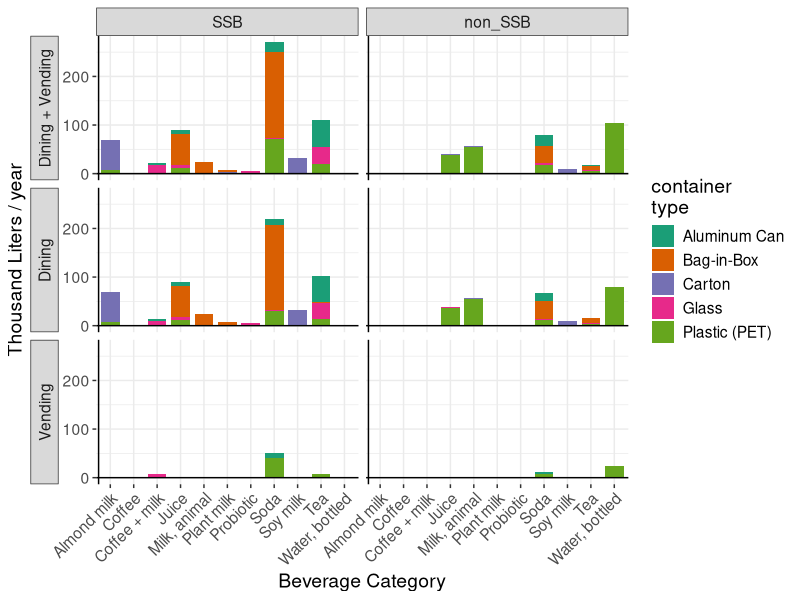
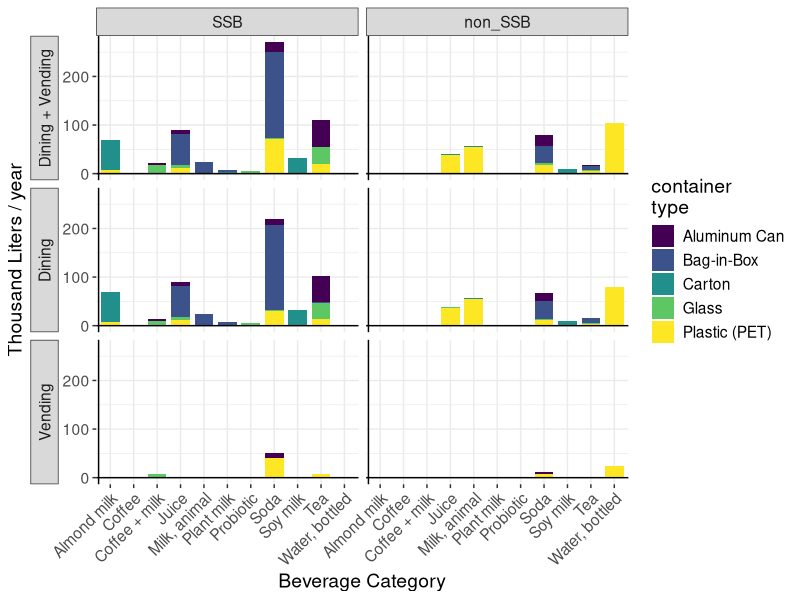
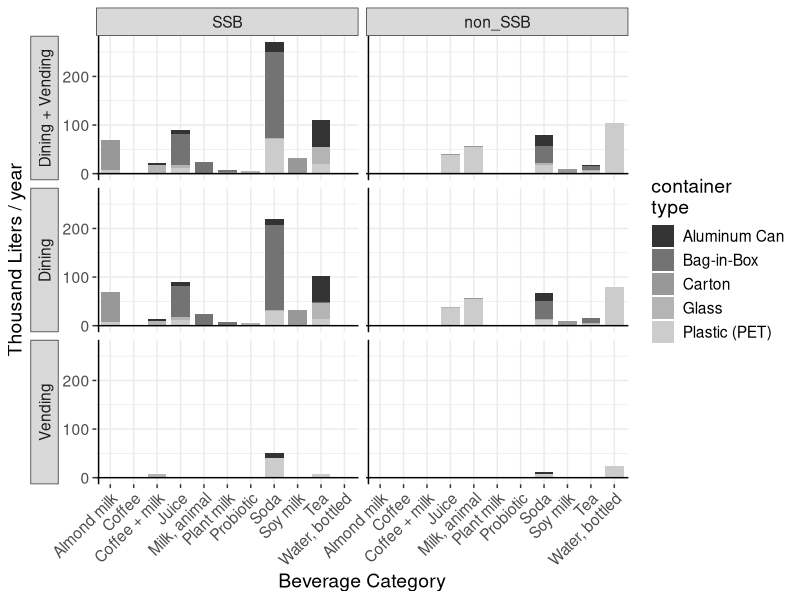
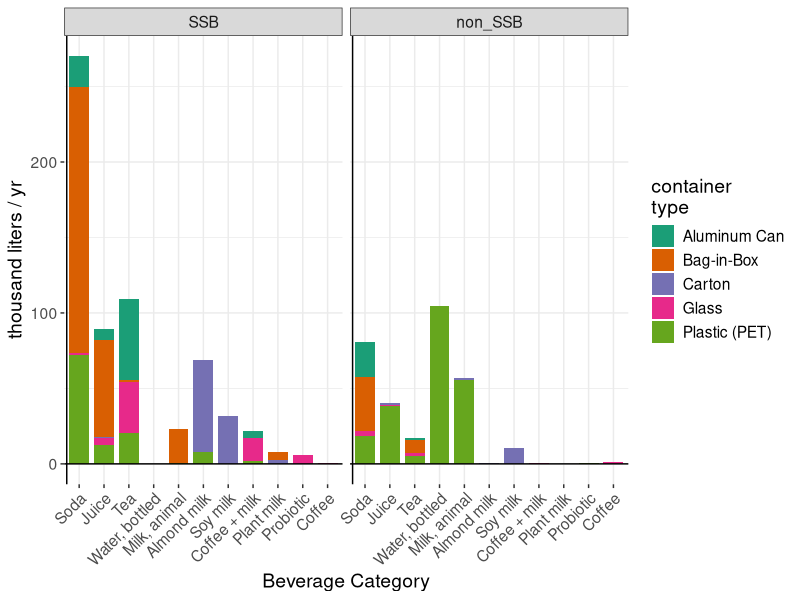
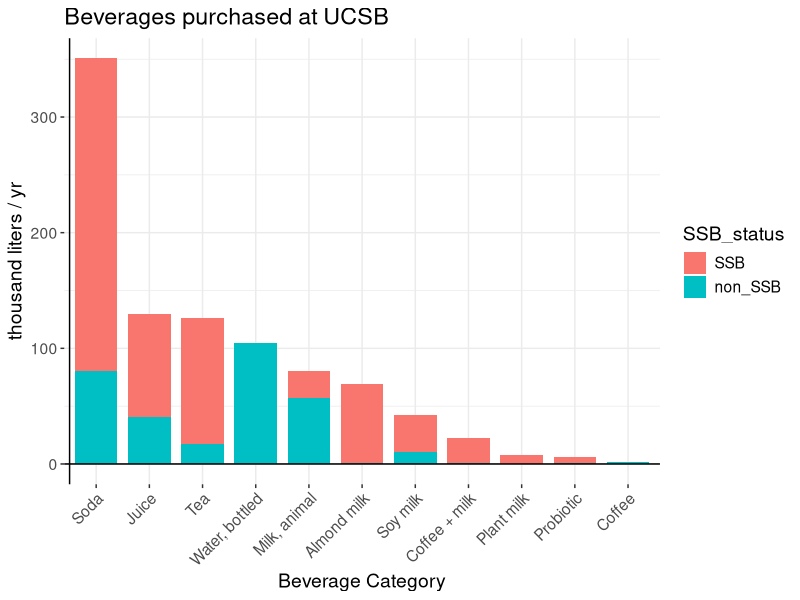
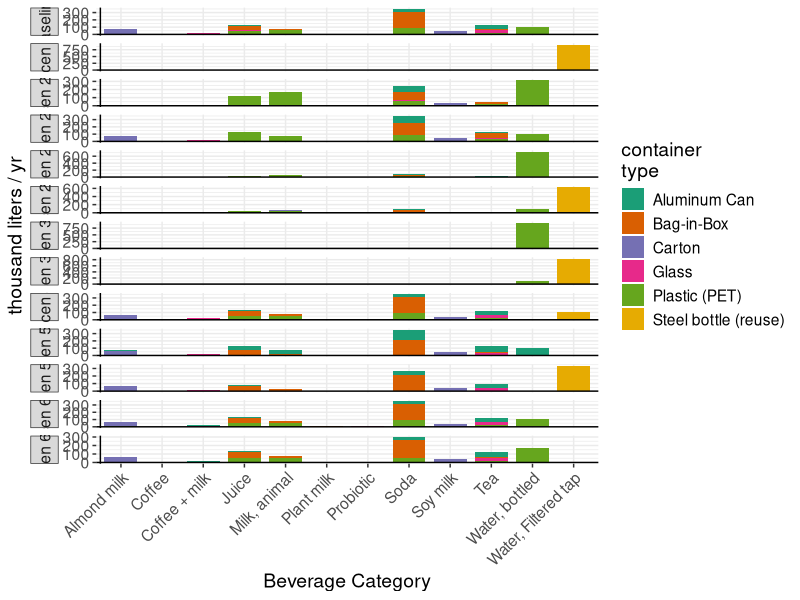
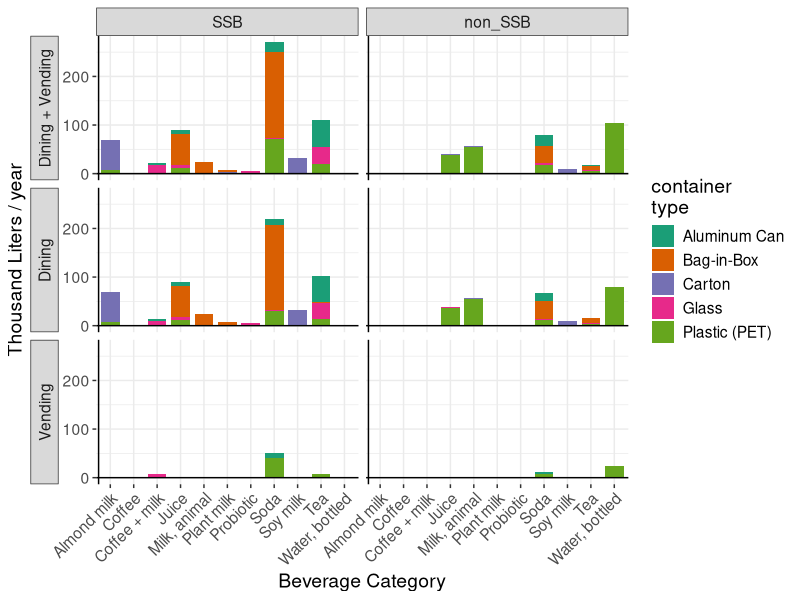
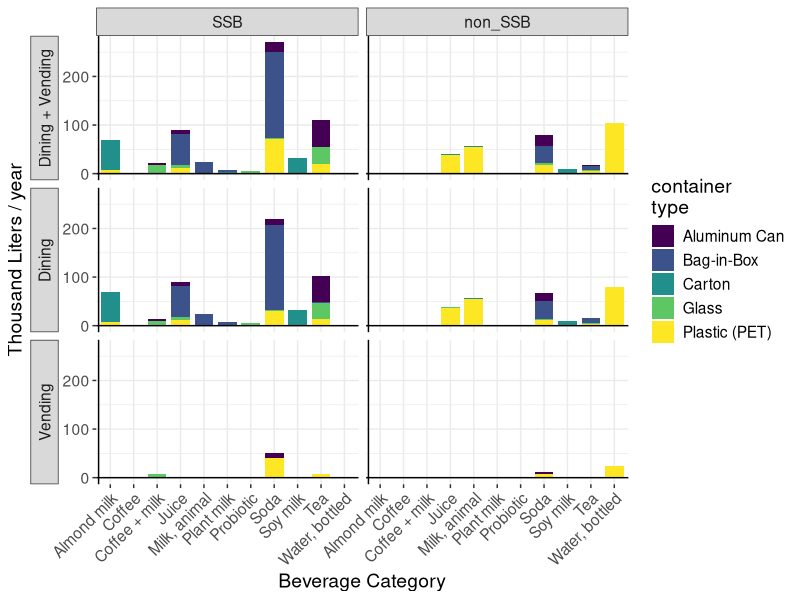

Generate these figures, in order, with R: (Note: this script raises an error after producing the figures.)
# Summarize, plot, and make tables for results and documentation we want to show
  # Flow (in liter) of beverages by scenario, beverage type, container type, and SSB status
  # This is where we rescale as necessary, and give nicer names

library(tidyverse)
#library(ggtext)
library(viridis)


# Definitions ------------------------------------------------------

# Colors --
col_vir1 <- c("beverage" = "#21908C", "container" = "#440154")
col_bev <- c("#21908C")
col_cont <- c("#440154")


# Names -------------------------------------------------------------------------

# Human-friendly impact names to be used in ggplot.labeller
  #(should probably do something similar with 'the 'bev_type', 'scen', etc, but not right now)

# Names -------------------------------------------------------------------

bevNames_temp <- read_csv("./data/bevtype_list_name.csv")
#View(bevNames_temp)
bevNames <- bevNames_temp %>%
  mutate(bev_regex = bev_name) %>%
  #  mutate(bev_regex = str_replace(bev_regex, "+ ", "+~")) %>%
  mutate(bev_regex = str_replace(bev_regex, " ", "~")) %>%
  mutate(bev_regex = str_replace(bev_regex, ",", "*','*"))
#View(bevNames)
remove(bevNames_temp)

contNames <- read_csv("./data/conttype_list_name.csv")
#View(contNames)

impNames <- read_csv("./data/imptype_list_name.csv")
#View(impNames)

scenNames <- read_csv("./data/scen_list_name.csv")
#View(scenNames)

# BIG impacts (tonnes, M liter, kg)
 # Formatted in markdown, to use element_markdown
# impnames_hand <- c(
#   ghg = "Climate<br> t CO2eq (100yr) ",
#   h2o = "Blue Water Use<br>[ M liter (Blue) water ]",
#   plastic = "Plastic Pollution<br>[ kg plastic ]"
#)
#View(impnames_hand)

# Impacts per liter
# impname_l <- c(
#   ghg = "Climate<br>[ g CO2eq / liter ]",
#   h2o = "Blue Water Use<br>[ liter (Blue) water / liter ]",
#   plastic = "Plastic Pollution<br>[ g plastic / liter ]"
#)

# FIG 1 vol_dbsc_s0 ------------------------------------------------------

View(read_csv("./data/vol_scen0_dbsc_din+vend.csv"))

## Make a table to replace "distrib" values
distrib_corr <- tribble(~distrib, ~distrib_name,
                        "Dining + Vending", "Dining + Vending",
                        "dining",  "Dining",
                        "vending", "Vending"
                        )
temp_flow <- read_csv("./data/vol_scen0_dbsc_din+vend.csv") %>%
  left_join(distrib_corr) %>%
  select(-distrib) %>% 
  mutate(distrib = distrib_name) %>%
  select(-distrib_name) %>%
  relocate(distrib)
#View(temp_flow)
remove(distrib_corr)

flow_s0_fig <- temp_flow %>%
  mutate(distrib = factor(distrib, levels=c("Dining + Vending", "Dining", "Vending"))) %>%
  mutate(SSB_status = as_factor(SSB_status)) %>%
  mutate(SSB_status = fct_rev(SSB_status))
#View(flow_s0_fig)
remove(temp_flow)

FIG1 <- flow_s0_fig %>%
  left_join(contNames) %>%
  left_join(bevNames) %>%
  ggplot() + theme_bw() +
  geom_col(aes(y = vol_kL, x = bev_name, fill = cont_name), width = 0.8) +
  facet_grid(rows = vars(distrib),
             cols = vars(SSB_status),
             switch = "y") +
  geom_hline(yintercept = 0) +
  geom_vline(xintercept = 0.5) +
  labs(
    x ="Beverage Category",
    y = "Thousand Liters / year",
    fill = "container\ntype") +
  theme(
    text = element_text(size=14),
    axis.text.x = element_text(angle = 45, hjust = 1),
    #    legend.text = element_text(size = 16),
    #    axis.text.y = element_text(size = 16),
    panel.border = element_blank(),
    strip.placement = "outside") +
#  scale_fill_viridis(discrete=TRUE)
  scale_fill_brewer(palette = "Dark2")
FIG1
ggsave("./figs/FIG1_vol_scen0_dbsc.pdf", width=8.5, height=8.5, units="in")

FIG1 +
  scale_fill_viridis(discrete=TRUE)
ggsave("./figs/FIG1_vol_scen0_dbsc_ALTCOLOR.pdf", width=8.5, height=8.5, units="in")

## Make B&W version
FIG1 +
  scale_fill_grey()
ggsave("./figs/figsBW/FIG1bw_vol_scen0_dbsc.pdf", width=8.5, height=8.5, units="in")

remove(FIG1)


# vol_bsc_s0 --------------------------------------------

#Scale the Flow data for allscen (not including distrib)
flow_scl <- read_csv("./data/flow_bsc_allscen.csv") %>%
  mutate(vol_kL = vol/1000) %>%   #Resacle values
  select(!vol) %>%
  mutate(SSB_status = as_factor(SSB_status)) %>%
  mutate(SSB_status = fct_rev(SSB_status))
View(flow_scl)

# !!! Test that all scenarios have same volume
flow_scl %>%
  group_by(scen) %>%
  summarize(TOTAL = sum(vol_kL))

flow_bsc_scen0 <- flow_scl %>%
  filter(scen == "scen0") %>%
  group_by(bev_type, SSB_status, cont_type) %>%
  summarize(vol_kL = sum(vol_kL)) %>%
  ungroup() %>%
  filter(bev_type != "water_ucsb") %>%
  left_join(bevNames) %>%
  left_join(contNames) %>%
  mutate(bev_name = fct_reorder(bev_name, vol_kL, .fun = (sum), .desc =  TRUE))
#View(flow_0)

## By bev type, cont type, and SSB status
flow_bsc_scen0 %>%
  ggplot() + theme_bw() +
  geom_col(aes(y = vol_kL, x = bev_name, fill = cont_name), width = 0.8) +
  facet_wrap(vars(SSB_status)) +
  #             cols = vars(distrib),
  #             switch = "y") 
  geom_hline(yintercept = 0) +
  geom_vline(xintercept = 0.5) +
  labs(
    x ="Beverage Category",
    y = "thousand liters / yr",
    fill = "container\ntype") +
  theme(
    text = element_text(size=14),
    axis.text.x = element_text(angle = 45, hjust = 1),
    #    legend.text = element_text(size = 16),
    #    axis.text.y = element_text(size = 16),
    panel.border = element_blank(),
    strip.placement = "outside") +
  scale_fill_brewer(palette = "Dark2")

ggsave("./figs/vol_scen0_bsc.pdf", width=8.5, height=7, units="in")

remove(flow_bsc_scen0)

# vol_bs_s0 -------------------------------------------------------

flow_bs_s0 <- flow_scl %>%
  filter(scen == "scen0") %>%
  group_by(bev_type, SSB_status) %>%
  summarize(vol_kL = sum(vol_kL)) %>%
  ungroup() %>%
  filter(bev_type != "water_ucsb") %>%
  left_join(bevNames) %>%
  mutate(bev_name = fct_reorder(bev_name, vol_kL, .fun = (sum), .desc =  TRUE))

flow_bs_s0 %>%
  ggplot() + theme_bw() +
  geom_col(aes(y = vol_kL, x = bev_name, fill = SSB_status), width = 0.8) +
  geom_hline(yintercept = 0) +
  geom_vline(xintercept = 0.5) +
  labs(
    x ="Beverage Category",
    y = "thousand liters / yr",
    title = "Beverages purchased at UCSB") +
  theme(
    text = element_text(size=14),
    axis.text.x = element_text(angle = 45, hjust = 1),
    panel.border = element_blank(),
    strip.placement = "outside")

ggsave("./figs/vol_scen0_bs.pdf", width=7, height=4, units="in")
remove(flow_bs_s0)

# vol_bc_allscen ---------------------------------------------------------------

## Bevtype, container type, scenario

flow_bc_allscen <- flow_scl %>%
  group_by(scen, bev_type, cont_type) %>%
  summarize(vol_kL = sum(vol_kL)) %>%
  ungroup() %>%
  left_join(contNames) %>%
  left_join(bevNames) %>%
  left_join(scenNames)

FIGSI1 <- flow_bc_allscen %>% 
  ggplot() + 
  theme_bw() +
  geom_col(aes(y = vol_kL, x = bev_name, fill = cont_name),
           width = 0.8) +
  geom_hline(yintercept = 0) +
  geom_vline(xintercept = 0.5) +
  facet_grid(rows = vars(scen_name),
             scales = "free_y",
             switch = "y") +
  labs(
    x ="Beverage Category",
    y = "thousand liters / yr",
    fill = "container\ntype") +
  theme(
    text = element_text(size=14),
    axis.text.x = element_text(angle = 45, hjust = 1),
    panel.border = element_blank(),
    strip.placement = "outside") +
  scale_fill_brewer(palette = "Dark2")
FIGSI1  
ggsave("./figs/FIGSI1_vol_bc_allscen.pdf", width=9, height=11, units = "in")
remove(FIGSI1)
  
## Make tbl for reporting

#View(flow_bc_allscen) # Note the units = kilo liters / yr
flow_bc_allscen %>%
  select(c("scen_name", "vol_kL", "cont_name", "bev_name")) %>%
  pivot_wider(names_from = bev_name, values_from = vol_kL) %>%
  arrange(cont_name) %>%
  arrange(scen_name) %>%
  replace(is.na(.), 0) %>%
  write_csv("./data/data_tbls/TSI9_flow_kL_bc_allscen.csv")

remove(flow_bc_allscen)
    
# IMPACTS: format data -----------------------------------------------------------------

imp_temp <- read_csv("./data/data_gen/imp_bsc_allscen.csv") %>%
  rename(imp_type = impact_type)
#View(imp_temp)

## Rescale impact values
imp_scl <- imp_temp %>%
  mutate(
    value = case_when(
      imp_type == "ghg" ~ value / 10^6,
      imp_type == "h2o" ~ value / 10^6,
      imp_type == "plastic" ~ value / 10^3
    )) %>%
  mutate(item = recode(item, bev = "beverage", cont = "container"))
  
#View(imp_scl)
remove(imp_temp)

## Hack 1: give "SSB" versions of bottled water and ucsb water (filtered tap)
# To have names line up in facet figures

temp_s0 <- imp_scl %>%
  filter(scen == "scen0") %>%
  filter(bev_type != "water_ucsb")
#View(temp_s0)

h1 <- temp_s0 %>%
  filter(bev_type == "water_bottled")%>%
  mutate(SSB_status = "SSB") %>%
  mutate(value = 0)
#View(h1)

imp_temp <- temp_s0 %>%
  bind_rows(h1) %>%
  group_by(bev_type, SSB_status, item, imp_type) %>%
  summarize(value = sum(value)) %>%
  ungroup()
#View(imp_temp)

## Make sure column names are same as the "names" file (up next)
imp_s0 <- imp_temp %>%
  left_join(bevNames) %>%
  left_join(impNames)
View(imp_s0)

remove(h1)
remove(temp_s0)
remove(imp_temp)

# FIG 4 imp_ibs_s0 ----------------------------------------------------------

FIG4 <- imp_s0 %>%
  ggplot() + theme_bw() +
  geom_col(aes(y = value, x = SSB_status, fill = item),
           width = 0.8) +
  facet_grid(vars(imp_regex_abs),
             vars(bev_name),
             switch = "y",
             scales = "free",
#             labeller = label_parsed
             labeller = labeller(
               imp_regex_abs = label_parsed,
               bev_name = label_wrap_gen(11)
             )
  ) +
  geom_hline(yintercept = 0) +
  geom_vline(xintercept = 0.5) +
  xlab("") +
  ylab("") +
  theme(
    text = element_text(size = 16),
    axis.text.x = element_text(angle = 45, hjust = 1),
    legend.title=element_blank(),
    legend.text=element_text(size=18),
    panel.border = element_blank(),
    strip.placement = "outside",
    legend.position = c(0.93, 0.25),
    legend.key.size = unit(0.92, 'cm'),
    legend.box.background = element_rect(colour = "black")
    #    strip.text = element_markdown()
  ) +
  scale_fill_manual(values = col_vir1)
FIG4
ggsave("./figs/FIG4_imp_ibs_scen0.pdf", width=13, height=8, units="in")

## BW version
FIG4 +
  scale_fill_grey(
    start = 0.7,
    end = 0.4)
ggsave("./figs/figsBW/FIG4bw_imp_ibs_scen0.pdf", width=13, height=8, units="in")

## Data table for SUPP

#View(imp_s0)
imp_s0 %>%
  select(imp_type, SSB_status, item, bev_name, value) %>%
  pivot_wider(names_from = bev_name, values_from = value) %>%
  arrange(imp_type) %>%
  write_csv("./data/data_tbls/TSI10_imp_ibs_scen0.csv")


# imp_i_allscen -------------------------------------------------------
View(imp_scl)

imp_i_allscen <- imp_scl %>%
  group_by(scen, item, imp_type) %>%
  summarize(value = sum(value)) %>%
  ungroup() %>%
  left_join(scenNames) %>%
  relocate(scen_name) %>%
  select(-scen) %>%
  left_join(impNames)
View(imp_i_allscen)

FIG5 <- ggplot() + theme_bw() +
  geom_col(data = imp_i_allscen,
           aes(y = value, x = scen_name, fill = item),
           width = 0.8) +
  facet_grid(rows = vars(imp_regex_abs),
             switch = "y",
             scales = "free",
             labeller = labeller(
               imp_regex_abs = label_parsed
             )
  ) +
  geom_hline(yintercept = 0) +
  geom_vline(xintercept = 0.5) +
  xlab("") +
  ylab("") +
  theme(
    text = element_text(size = 16),
    axis.text.x = element_text(angle = 45, hjust = 1),
    panel.border = element_blank(),
    strip.placement = "outside",
    legend.title=element_blank(),
    legend.position = "top",
    legend.text=element_text(size=18),
    legend.key.size = unit(1, 'cm'),
    ) +
  scale_fill_manual(values = col_vir1)
FIG5
ggsave("./figs/FIG5_imp_i_allscen.pdf", width=10, height=10, units="in")

## BW version
FIG5 + 
  scale_fill_grey(
    start = 0.7,
    end = 0.35)
ggsave("./figs/figsBW/FIG5bw_imp_ibs_scen0.pdf", width=13, height=8, units="in")

## Make a data table for SUPP

imp_i_allscen %>%
  select(scen_name, imp_name, item, value) %>%
  pivot_wider(names_from = scen_name, values_from = value) %>%
  arrange(imp_name) %>%
  write_csv("./data/data_tbls/TSI11_imp_i_allscen_wide.csv")


# imp_is_allscen ----------------------------------------------

imp_is_allscen <- imp_scl %>%
  group_by(scen, item, SSB_status, imp_type) %>%
  summarize(value = sum(value)) %>%
  ungroup() %>%
  left_join(scenNames) %>%
  relocate(scen_name) %>%
  select(-scen) %>%
  left_join(impNames)
View(imp_is_allscen)

imp_is_allscen %>% ggplot() +
  theme_bw() +
  geom_col(aes(y = value, x = SSB_status, fill = item),
           width = 0.8) +
  facet_grid(vars(imp_regex_abs),
             vars(scen_name),
             switch = "y",
             scales = "free",
             labeller = labeller(
               imp_regex_abs = label_parsed
             )
  ) +
  geom_hline(yintercept = 0) +
  geom_vline(xintercept = 0.5) +
  xlab("") +
  ylab("") +
  theme(
    axis.text.x = element_text(angle = 45, hjust = 1),
    panel.border = element_blank(),
    strip.placement = "outside",
    text = element_text(size=14),
    legend.title=element_blank()
    ) +
  scale_fill_manual(values = col_vir1)

ggsave("./figs/imp_is_allscen.pdf", width=13, height=8, units="in")


# Impact tables for reporting ---------------------------------------------

summ_imp_wide <- imp_scl %>%
  pivot_wider(names_from = imp_type, values_from = value) %>%
  replace(is.na(.), 0)
View(summ_imp_wide)
write_csv(summ_imp_wide, "./data/data_tbls/imp_bsc_allscen_wide.csv")

#df_imp_scen_bev %>% pivot_wider(names_from = scen, values_from = value))
#Totals by scenario

View(imp_i_allscen)
imp_i_allscen %>%
  group_by(scen_name, imp_name) %>%
  summarize(value = sum(value)) %>%
  ungroup() %>%
  pivot_wider(names_from = imp_name, values_from = value) %>%
  write_csv("./data/data_tbls/imp_allscen.csv")

imp_s0 %>%
  group_by(imp_name, item) %>%
  summarize(value = sum(value)) %>%
  pivot_wider(names_from = item, values_from = value) %>%
  replace_na(list(beverage = 0)) %>%
  write_csv("./data/data_tbls/imp_scen0_summ.csv")

 tbl_imp_scen0 <- imp_s0 %>%
  group_by(imp_name, item) %>%
  summarize(value = sum(value)) %>%
  pivot_wider(names_from = item, values_from = value) %>%
  replace_na(list(beverage = 0)) %>%
  write_csv("./data/data_tbls/result_overview.csv")

#View(tbl_imp_scen0)

# Per liter container impacts -------------------------------------------------

#View(contNames)

c1 <- read_csv("./data/cont_imp_l.csv") %>%
  left_join(contNames) %>%
  select(!cont_name_2) %>%
  select(!cont_type) %>%
  pivot_longer(!cont_name, names_to = "imp_type", values_to = "val") %>%
  left_join(impNames)
View(c1)
View(impNames)

FIG3 <- c1 %>%
  ggplot() + theme_bw() +
  geom_col(aes(y = val, x = cont_name), width = 0.8, fill = col_cont) +
  facet_grid(rows = vars(imp_regex_perL),
             switch = "y",
             scales = "free",
             labeller = labeller(
               imp_regex_perL = label_parsed
             )) +
  geom_hline(yintercept = 0) +
  geom_vline(xintercept = 0.4) +
  labs(
    x ="Container Category",
    y = "Impacts per liter of container (no beverage)") +
  theme(
    text = element_text(size=14),
    axis.text.x = element_text(angle = 45, hjust = 1),
    #    legend.text = element_text(size = 16),
    #    axis.text.y = element_text(size = 16),
    panel.border = element_blank(),
    strip.placement = "outside")
FIG3
ggsave("./figs/FIG3_cont_imp_liter.pdf", width=4, height=8, units="in")


## B&W version


c1 %>%
  ggplot() + theme_bw() +
  geom_col(aes(y = val, x = cont_name), width = 0.8) +
  facet_grid(rows = vars(imp_regex_perL),
             switch = "y",
             scales = "free",
             labeller = labeller(
               imp_regex_perL = label_parsed
             )) +
  geom_hline(yintercept = 0) +
  geom_vline(xintercept = 0.4) +
  labs(
    x ="Container Category",
    y = "Impacts per liter of container (no beverage)") +
  theme(
    text = element_text(size=14),
    axis.text.x = element_text(angle = 45, hjust = 1),
    #    legend.text = element_text(size = 16),
    #    axis.text.y = element_text(size = 16),
    panel.border = element_blank(),
    strip.placement = "outside")
ggsave("./figs/figsBW/FIG3bw_cont_imp_liter.pdf", width=4, height=8, units="in")


# Per liter beverage impacts ----------------------------------------------
  
View(bevNames)

temp1 <- read_csv("./data/bev_imp_l.csv")
View(temp1)
b1 <- temp1 %>%
  filter(bev_type != "water_tap") %>%
  left_join(bevNames) %>%
  select(-c("bev_type", "bev_regex")) %>%
  pivot_longer(!c("bev_name", "SSB_status"), names_to = "imp_type", values_to = "val") %>%
  drop_na() %>%
  left_join(impNames)
View(b1)
remove(temp1)


## The previous way to get good impact names
# b1$imp_type <- impname_l[
#   match(b1$imp_type, names(impname_l)) ]
#View(b1)
  
FIG2 <- b1 %>% ggplot() +
  theme_bw() +
    geom_col(aes(y = val, x = bev_name), width = 0.8, fill = col_bev) +
    facet_grid(rows = vars(imp_regex_perL),
               cols = vars(SSB_status),
               switch = "y",
               scales = "free",
               labeller = labeller(
                 imp_regex_perL = label_parsed
               )) +
    geom_hline(yintercept = 0) +
    geom_vline(xintercept = 0.41) +
    labs(
      x ="Beverage Category",
      y = "Impacts per liter of beverage (no container)") +
    theme(
      text = element_text(size=14),
      axis.text.x = element_text(angle = 45, hjust = 1),
      strip.placement = "outside",
      #    legend.text = element_text(size = 16),
      #    axis.text.y = element_text(size = 16),
      panel.border = element_blank() ) +
  scale_y_continuous(labels=function(x) format(x, big.mark = ",", scientific=FALSE))
FIG2
ggsave("./figs/FIG2_bev_imp_liter.pdf", width=8, height=8, units="in")

## Make BW version
b1 %>% ggplot() +
  theme_bw() +
  geom_col(aes(y = val, x = bev_name), width = 0.8) +
  facet_grid(rows = vars(imp_regex_perL),
             cols = vars(SSB_status),
             switch = "y",
             scales = "free",
             labeller = labeller(
               imp_regex_perL = label_parsed
             )) +
  geom_hline(yintercept = 0) +
  geom_vline(xintercept = 0.41) +
  labs(
    x ="Beverage Category",
    y = "Impacts per liter of beverage (no container)") +
  theme(
    text = element_text(size=14),
    axis.text.x = element_text(angle = 45, hjust = 1),
    strip.placement = "outside",
    #    legend.text = element_text(size = 16),
    #    axis.text.y = element_text(size = 16),
    panel.border = element_blank() ) +
  scale_y_continuous(labels=function(x) format(x, big.mark = ",", scientific=FALSE))
ggsave("./figs/figsBW/FIG2bw_bev_imp_liter.pdf", width=8, height=8, units="in")
